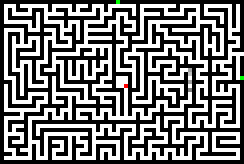
#> input picture Labyrinth/indata/30-20_marked.tiff, 61 x 41 px (shown 4 times larger)
$ python main.py
#> lines starting #> are read from the running program, lines starting #| are printed output that depends on the picture
#> the answer given: indata/30-20_marked.tiff
### Labyrinth/maze.py
import os
import json
from PIL import Image


class Maze:
    def __init__(self, filepath):

        """
        Costruttore della classe Maze
        Parameters
        ----------
        filepath : str
            Path del file di input

        Returns
        -------
        None.
        """

        # Inizializziamo i quattro attributi della classe:

        # maze conterrà la matrice che rappresenta il labirinto
        self.maze = []
        # start è la lista di tutte le caselle di partenza
        self.start = []
        # end è la tupla rappresentante la casella di arrivo
        self.end = ()
        # image contiene invece l'immagine rappresentante il labirinto
        self.image = None

        # Si richiama il metodo load_maze
        self.load_maze(filepath)

    def load_maze(self, filepath):

        """
        Questa funzione ha il compito di richiamare la funzione corretta per la
        conversione in matrice facendo un check sull'estensione del file.

        Parameters
        ----------
        filepath : str
            Path del file di input

        Returns
        -------
        None.
        """
#> called with filepath = 'indata/30-20_marked.tiff'

        # Scomposizione del filepath in nome ed estensione
        _, file_ext = os.path.splitext(os.path.basename(filepath))
        # Se è un file immagine richiama il metodo image_to_maze
        if file_ext in [".tiff", ".jpeg", ".png"]:
            # Apre l'immagine del labirinto
            self.image = Image.open(filepath)
#> self.image is the input picture: PIL image 61x41 RGB; mean R, G, B 122.6, 122.7, 122.5
            self.image_to_maze()

        # Se è un file .json richiama la funzione json_to_maze
        elif file_ext == ".json":
            # Legge il file JSON
            with open(filepath) as json_file:
                data = json.load(json_file)
            self.json_to_maze(data)
        # In qualsiasi altro caso, genera un errore in quanto il formato non è supportato
        else:
            raise ValueError("Formato file non supportato")

    def image_to_maze(self):

        """
        Questa funzione trasforma l'immagine in ingresso in una matrice
        costituita da:

            - 0 se il colore RGB dei pixel è nero, quindi rappresenta il muro del
              labirinto

            - 1 se il colore RGB dei pixel è bianco, verde o rosso.

            - un numero da 2 a 16 se il colore RGB è una tonalità di grigio, rappresentando in questo
              modo il peso di una casella
        """

        # Converte l'immagine in una matrice di pixel
        pixels = self.image.load()
        # Inizializzo il numero di caselle rosse trovate nel labirinto
        red_cell = 0
        # Scansiona i pixel dell'immagine per creare la matrice del labirinto
        for i in range(self.image.height):
            maze_row = []
            for j in range(self.image.width):
                pixel = pixels[j, i]
                # Si converte il pixel in un numero, 0 se è un muro, 1 altrimenti
                if pixel == (255, 255, 255):
                    maze_row.append(1)
                elif pixel == (0, 0, 0):  # Pixel nero
                    maze_row.append(0)
                elif pixel == (0, 255, 0):  # Pixel verde
                    maze_row.append(1)
                    self.start.append((i, j))
                elif pixel == (255, 0, 0):  # Pixel rosso
                    red_cell += 1
                    maze_row.append(1)
                    self.end = (i, j)
                elif pixel[0] == pixel[1] == pixel[2]:
                    # in tal caso utilizziamo il valore del pixel come peso
                    # infatti i pixel grigi sono sempre nella forma (x,x,x)
                    # si somma 1 così nel caso del pixel (16,16,16) si ottiene un peso pari a 2
                    # poiché il peso 1 è attribuito alle caselle bianche
                    maze_row.append((pixel[0] // 16) + 1)
                # Se vi è un pixel diverso da tutti i casi precedenti allora si produce un errore,
                # poiché il labirinto non è rappresentato correttamente.
                else:
                    raise ValueError("L'immagine fornita non rappresenta correttamente il labirinto.")
            self.maze.append(maze_row)
#> after the loop, red_cell = 1; self.maze = 41 items; self.start = [(0, 29), (19, 60)]

        # Verifica della presenza di almeno un punto di partenza
        if len(self.start) < 1:
            raise ValueError("L'immagine fornita non presenta alcun punto di partenza.")

        # Verifica della presenza di un unico punto di arrivo
        if red_cell == 0:
            raise ValueError("L'immagine fornita non presenta alcun punto di fine.")
        elif red_cell > 1:
            raise ValueError("L'immagine fornita non presenta un unico punto di fine.")


    # [96 lines left out: functions json_to_maze, maze_to_image, not called in this run]

    def get_adjacent_positions(self,pos):

        """
        Questa funzione verifica quali tra le 4 posizioni adiacenti alla posizione corrente
        siano uno spazio percorribile e non un muro.
        Parameters
        ----------
        pos : tuple
            Rappresenta la casella di cui valutare le adiacenti.

        Returns
        -------
        valid_positions : list
            Restituisce tutte le caselle in cui è possibile spostarsi.
        """

        x, y = pos
        adjacent_positions = [(x-1, y), (x+1, y), (x, y-1), (x, y+1)]
        valid_positions = []
        for i,j in adjacent_positions:
            if i>=0 and j>=0 and i<len(self.maze) and j<len(self.maze[0]) and self.maze[i][j]!=0:
                valid_positions.append(((i,j),self.maze[i][j]))
        return valid_positions

### Labyrinth/path.py
import heapq


class Path:
    def __init__(self, maze):

        """
        Costruttore della classe Path
        Parameters
        ----------
        maze : Maze
            Contiene il labirinto da risolvere

        Returns
        -------
        None.
        """

        self.paths = []
        self.weight = []
        # Per ogni casella di partenza, calcola il percorso a peso minimo
        for i in range(len(maze.start)):
            path, weight = self.find_shortest_path_by_weight(maze.start[i],maze)
            self.paths.append(path)
            self.weight.append(weight)
#> this loop made 2 passes

    def find_shortest_path_by_weight(self, start, maze):

        """
        Questo metodo svolge una ricerca del percorso a peso minimo all'interno del
        labirinto, utilizzando l'algoritmo di Dijkstra.
        Dando in ingresso il punto di partenza e un'istanza della classe Maze,
        la funzione restituirà una lista con tutte le tuple corrispondenti alle posizioni
        che intercorrono tra il punto di partenza e il punto di arrivo.

        Parameters
        ----------

        start: tuple
            Contiene la posizione di partenza

        maze : Maze
            Contiene il labirinto da risolvere

        Returns
        -------
        path : list
           Restituisce il percorso a peso minimo trovato tra la partenza in ingresso e l'arrivo.

        weight_tot : int
            Restituisce il peso totale del percorso trovato
        """

        # Creiamo una coda vuota per tener traccia dei percorsi
        queue = []
        # Iniziamo l'algoritmo con il primo nodo, con un peso pari a 0
        # e inizializziamo il percorso inserendo al suo interno solo il primo nodo
        heapq.heappush(queue, (0, start, [start]))

        # Creiamo un dizionario per tenere traccia dei nodi visitati con il loro peso minimo
        visited = {start: 0}

        # Creiamo una variabile per tener traccia del peso totale del percorso
        weight_tot = 0

        # Fintanto che ci sono nodi nella coda
        while queue:
            # Prendiamo l'elemento a peso minimo dalla coda e lo assegniamo alle variabili curr_weight, curr_pos e path
            curr_weight, curr_pos, path = heapq.heappop(queue)
            # Se il nodo corrente è quello finale
            if curr_pos == maze.end:
                # Assegniamo il peso totale e restituiamo il percorso ottenuto
                weight_tot = curr_weight
                return path, weight_tot
            # Altrimenti, per ogni posizione adiacente al nodo corrente si verifica se esse siano state già visitate
            for next_pos, weight in maze.get_adjacent_positions(curr_pos):
                # Se la posizione adiacente non è stata visitata
                if next_pos not in visited:
                    # Calcoliamo il nuovo peso totale
                    new_weight = curr_weight + weight
                    # Aggiungiamo la posizione adiacente al dizionario dei nodi visitati
                    visited[next_pos] = new_weight
                    # Creiamo una nuova lista del percorso con la posizione adiacente
                    new_path = list(path)
                    new_path.append(next_pos)
                    # Inseriamo la posizione adiacente con il nuovo peso totale e il nuovo percorso nella coda
                    heapq.heappush(queue, (new_weight, next_pos, new_path))
        # Se non ci sono percorsi validi, ritorna un valore nullo (None)
        return None, weight_tot

### Labyrinth/output.py
import copy
import json
import os
import imageio

def output_generation(filepath, paths, peso, maze):

    """
    Questa funzione genera gli output da dare in uscita in seguito all'elaborazione.
    Restituisce un file json con informazioni su ogni percorso e delle immagini
    del labirinto di partenza con il percorso colorato.

    Parameters
    ----------

    filepath : str
        Path del file di input

    paths : list
        Contiene tutti i percorsi trovati

    peso : list
        Contiene il peso di ogni percorso

    maze : Maze
        Contiene il labirinto risolto

    Returns
    -------

    None.
    """
#> called with filepath = 'indata/30-20_marked.tiff'

    # Si scompone filepath in nome del file ed estensione
    filename, file_ext = os.path.splitext(os.path.basename(filepath))

    json_data = []
    # Genera e riempie un dizionario path_info che conterrà le informazioni salvate nel json in uscita
    for path, i in zip(paths, range(len(maze.start))):
        path_info = {
            "start": maze.start[i],
            "end": maze.end,
        }
        if path is not None:
            draw_path(filename, file_ext, maze, path, i)
            path_info["length"] = len(path)
            path_info["weight"] = peso[i]
        else:
            no_path = "Nessun percorso possibile dalla posizione di partenza selezionata"
            path_info["length"] = no_path
        json_data.append(path_info)
#> this loop made 2 passes
#> i on passes 1 to 2: 0, 1
#> pass 1, in draw_path, `full_path_image.save(f'./Percorsi/{filename}_path_{index + 1}{ext}', f..`:
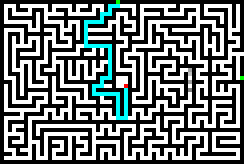
#> saved as 30-20_marked_path_1.tiff: PIL image 61x41 RGB (shown 4 times larger); mean R, G, B 116.3, 122.7, 122.5
#> pass 2, in draw_path (call 2), `full_path_image.save(f'./Percorsi/{filename}_path_{index + 1}{ext}', f..`:
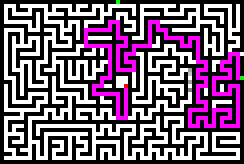
#> saved as 30-20_marked_path_2.tiff: PIL image 61x41 RGB (shown 4 times larger); mean R, G, B 122.6, 99.7, 122.5

    # salva le informazioni del percorso in un file JSON
    with open(f'./Percorsi/{filename}_paths_info.json', "w") as f:
        json.dump(json_data, f, indent=4)


def draw_path(filename, file_ext, maze, path, index):

    """
    Questa funzione colora sull'immagine del labirinto di partenza i percorsi possibili, colorandoli
    in maniera differente per ogni punto di partenza e salvandoli in immagini
    diverse per ogni percorso.

    Inoltre, genera una Gif che mostra frame per frame l'evoluzione dell'intero percorso.

    Parameters
    ----------
    filename : str
        Stringa contenente il nome del file di input

    file_ext : str
        Stringa contenente l'estensione del file di input

    maze : Maze
        Contiene il labirinto da disegnare

    path : list
        Percorso che parte da una specifica casella di partenza.

    index : int
        Un intero che identifica la casella di partenza a cui fa riferimento il percorso.

    Returns
    -------
    None.
    """

    # Si creano due copie di image in modo da avere un'immagine su cui colorare il percorso completo
    # e una su cui colorare frame per frame.
    # Si usa la libreria deepcopy poiché senza genereremmo solo un riferimento a image non una nuova immagine
    full_path_image = copy.deepcopy(maze.image)
    frame = copy.deepcopy(maze.image)
    # Inizializzo una lista frames in cui si salveranno mano a mano le immagini parziali
    frames = []
    colors = [(0, 255, 255), (255, 0, 255), (0, 128, 0), (128, 0, 128), (255, 255, 0), (192, 192, 192)]
    # Apre l'immagine del labirinto e disegna il percorso
    pixels = full_path_image.load()
    pixels_f = frame.load()
    for x, y in path[1:(len(path) - 1)]:
        pixels[y, x] = colors[index]  # Il colore del percorso in tal modo varia a seconda della posizione di partenza
        pixels_f[y, x] = colors[index]
        # All'aggiunta di ogni casella del percorso colorata salviamo quest'immagine parziale nella lista frames
        frames.append(copy.deepcopy(frame))

        # Salva il labirinto risolto
    if file_ext != '.json':
        ext = file_ext
    else:
        ext = '.tiff'  # si imposta di default il formato ".tiff" nel caso si abbia un file json in ingresso

    if not os.path.exists('Percorsi'):
        os.makedirs('Percorsi')
    full_path_image.save(f'./Percorsi/{filename}_path_{index + 1}{ext}', format='PNG')
    imageio.mimsave(f'./Percorsi/{filename}_path_{index+1}.gif', frames, fps=15)

### Labyrinth/main.py
from maze import Maze
from path import Path
from output import output_generation

if __name__ == '__main__':
  # Richiede in input il file da elaborare
  filepath = input("Inserisci il percorso del file (.json/.tiff/.png/.jpeg): ").strip()

  # Richiama le classi Maze e Path per calcolare i percorsi
  m = Maze(filepath)
  p = Path(m)

  # Una volta calcolati i percorsi, si richiama la funzione output_generation per ottenere i file di output
  output_generation(filepath,p.paths,p.weight,m)

$ run again, on Labyrinth/indata/labirinto3b_marked.tiff
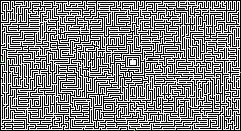
#> input picture Labyrinth/indata/labirinto3b_marked.tiff, 241 x 131 px
#> in load_maze, self.image is the input picture: PIL image 241x131 RGB; mean R, G, B 130.6, 130.6, 130.6
#> after the loop in image_to_maze, `for i in range(self.image.height):`: red_cell = 1; self.maze = 131 items; self.start = [(0, 187), (63, 0), (72, 240), (130, 134)]
#> the loop in __init__, `for i in range(len(maze.start)):` made 4 passes
#> the loop in output_generation, `for path, i in zip(paths, range(len(maze.start))):` made 4 passes
#> pass 1, in draw_path, `full_path_image.save(f'./Percorsi/{filename}_path_{index + 1}{ext}', f..`:
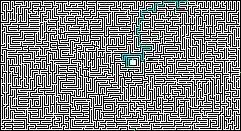
#> saved as labirinto3b_marked_path_1.tiff: PIL image 241x131 RGB; mean R, G, B 128.8, 130.6, 130.6
#> pass 2, in draw_path (call 2), `full_path_image.save(f'./Percorsi/{filename}_path_{index + 1}{ext}', f..`:
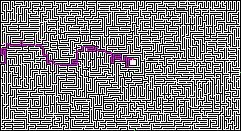
#> saved as labirinto3b_marked_path_2.tiff: PIL image 241x131 RGB; mean R, G, B 130.6, 128.1, 130.6
